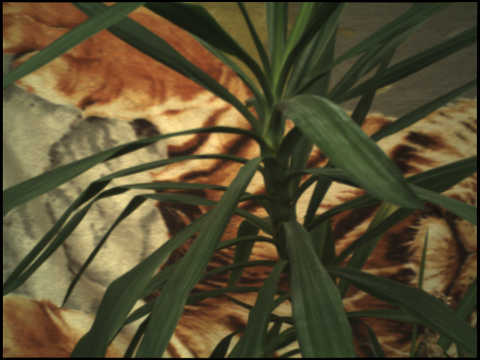
#> input picture Exercise#11/images/l4.png, 480 x 360 px
$ jupyter execute 'Stereo Vision.ipynb'   (older library calls are emulated)
#> lines starting #> are read from the running program, lines starting #| are printed output that depends on the picture
## Stereo Vision

[cell 1]
# import libraries
import cv2
import numpy as np
import matplotlib.pyplot as plt
from numba import jit
from math import sqrt

[cell 2]
# Read sample images
left = cv2.imread('images/l4.png', 0)
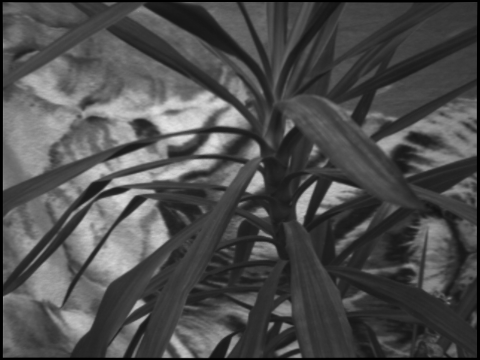
#> left: shape (360, 480); min 0, max 228, mean 77.3
right = cv2.imread('images/r4.png', 0)
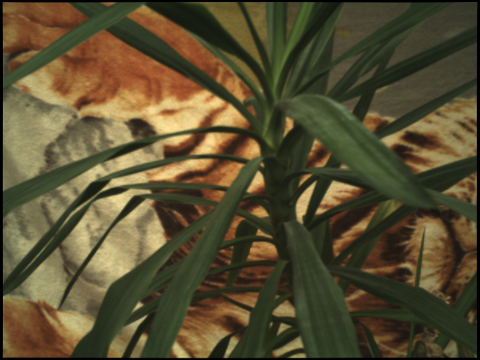
#> input picture Exercise#11/images/r4.png, 480 x 360 px
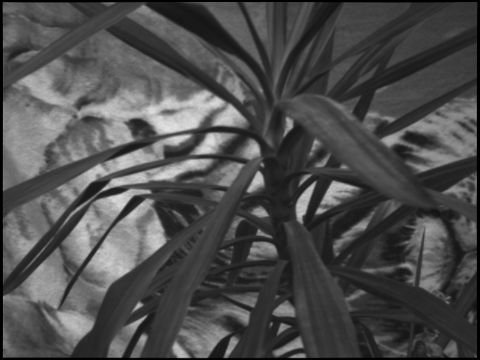
#> right: shape (360, 480); min 0, max 227, mean 77.1

plt.figure(figsize=(15,10))
ax1 = plt.subplot(121)
ax1.imshow(left, cmap='gray')
ax2 = plt.subplot(122)
ax2.imshow(right, cmap='gray')

ax1.axis('off')
ax2.axis('off')

plt.show()
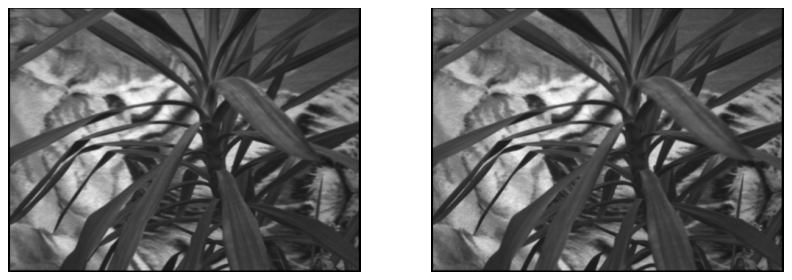
#> figure drawn by matplotlib, 2 panels
